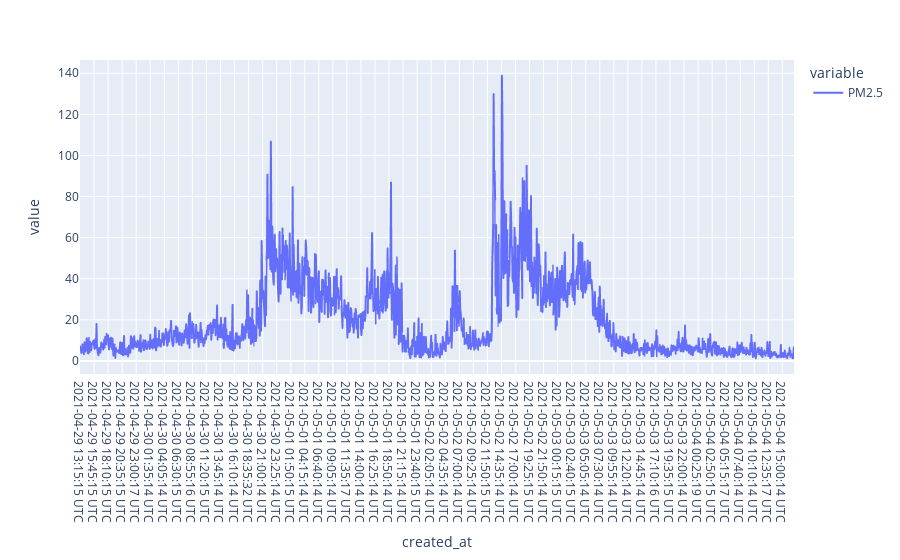

Here is the notebook cell this chart was saved with:
### Code cell
pm25_series.plot()

### Figure 1 — Plotly figure (JSON) as saved in the notebook; plotly's stock layout.template omitted (floating-point values rounded to 4 significant figures; data arrays with more than 128 entries replaced by an {"elided": "..."} marker saying what was removed)
{"data": [{"hovertemplate": "variable=PM2.5<br>created_at=%{x}<br>value=%{y}<extra></extra>", "legendgroup": "PM2.5", "line": {"color": "#636efa", "dash": "solid"}, "mode": "lines", "name": "PM2.5", "showlegend": true, "type": "scattergl", "x": {"elided": "1475 str values"}, "xaxis": "x", "y": {"elided": "1475 float values"}, "yaxis": "y"}], "layout": {"legend": {"title": {"text": "variable"}, "tracegroupgap": 0}, "margin": {"t": 60}, "xaxis": {"anchor": "y", "domain": [0, 1], "title": {"text": "created_at"}}, "yaxis": {"anchor": "x", "domain": [0, 1], "title": {"text": "value"}}}}
